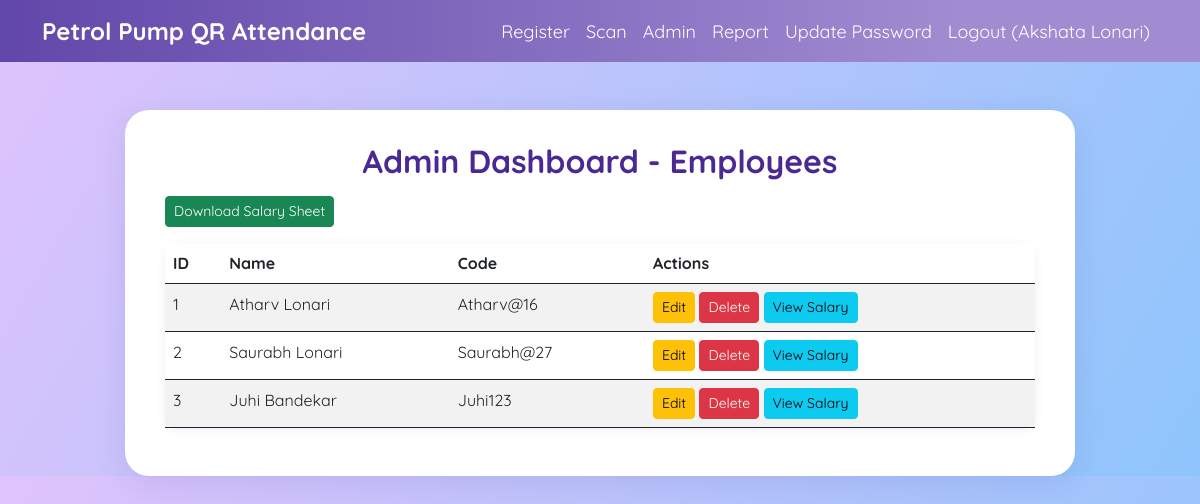
Page /admin (signed in) on the committed database.
### models.py (models this page shows)
class Employee(db.Model):
    id = db.Column(db.Integer, primary_key=True)
    name = db.Column(db.String(100), nullable=False)
    emp_code = db.Column(db.String(20), unique=True, nullable=False)
    qr_data = db.Column(db.String(150), unique=True, nullable=False)
    daily_salary = db.Column(db.Float, nullable=False, default=500)

### app.py (the view)
@app.route('/admin')
@admin_required
def admin_dashboard():
    employees = Employee.query.all()
    current_month = datetime.date.today().strftime('%Y-%m')
    return render_template('admin.html', employees=employees, current_month=current_month)

### app.py (called while the page is built)
def admin_required(f):
    @wraps(f)
    def decorated_function(*args, **kwargs):
        if not session.get('admin'):
            return redirect(url_for('login'))
        return f(*args, **kwargs)
    return decorated_function

### templates/admin.html (shortened to what this page needs)
<!DOCTYPE html>
<html>
<head>
  <link href="https://cdn.jsdelivr.net/npm/bootstrap@5.3.0/dist/css/bootstrap.min.css" rel="stylesheet">
  <link rel="stylesheet" href="{{ url_for('static', filename='style.css') }}">
</head>
<body>
  <nav class="navbar navbar-expand-lg navbar-custom mb-4">
    <div class="container">
      <a class="navbar-brand" href="/">Petrol Pump QR Attendance</a>
      <div class="collapse navbar-collapse" id="navbarNav">
        <ul class="navbar-nav ms-auto">
          <li class="nav-item"><a class="nav-link" href="/register">Register</a></li>
          <li class="nav-item"><a class="nav-link" href="/scan">Scan</a></li>
          {% if session.get('admin') %}
            <li class="nav-item"><a class="nav-link" href="/admin">Admin</a></li>
            <li class="nav-item"><a class="nav-link" href="/report">Report</a></li>
            <li class="nav-item"><a class="nav-link" href="/update_password">Update Password</a></li>
            <li class="nav-item"><a class="nav-link" href="/logout">Logout ({{ session['admin'] }})</a></li>
          {% else %}
            <li class="nav-item"><a class="nav-link" href="/login">Admin Login</a></li>
          {% endif %}
        </ul>
      </div>
    </div>
  </nav>
  <div class="container mt-5">
    <div class="row justify-content-center">
      <div class="col-md-10 custom-card">
        <h2 class="page-title text-center">Admin Dashboard - Employees</h2>
        <form method="GET" action="/download_salary_sheet" class="d-inline mb-3">
          <button type="submit" class="btn btn-success btn-sm">Download Salary Sheet</button>
        </form>
        <table class="table table-custom table-striped mt-3">
          <thead>
            <tr><th>ID</th><th>Name</th><th>Code</th><th>Actions</th></tr>
          </thead>
          <tbody>
            {% for e in employees %}
                <tr>
                    <td>{{ e.id }}</td>
                    <td>{{ e.name }}</td>
                    <td>{{ e.emp_code }}</td>
                    <td>
                      <a href="/edit_employee/{{ e.emp_code }}" class="btn btn-warning btn-sm">Edit</a>
                      <a href="/delete_employee/{{ e.emp_code }}" class="btn btn-danger btn-sm" onclick="return confirm('Are you sure you want to delete this employee?');">Delete</a>
                      <a href="/salary?emp_code={{ e.emp_code }}&month={{ current_month }}" class="btn btn-info btn-sm">View Salary</a>
                    </td>
                </tr>
            {% endfor %}
          </tbody>
        </table>
      </div>
    </div>
  </div>
</body>
</html>

### static/style.css (style rules this page uses)
body { background: linear-gradient(120deg, #e0c3fc 0%, #8ec5fc 100%); font-family: "Quicksand", sans-serif; }
.custom-card { background: #fff; border-radius: 24px; box-shadow: 0 8px 32px 0 rgba(31,38,135,0.10); padding: 2rem 2.5rem; }
.page-title { font-weight: 700; color: #4b2992; margin-bottom: 1rem; }
.table-custom { background: #fff; border-radius: 16px; border: none; box-shadow: 0 2px 8px rgba(97, 71, 170, .10); }
.navbar-custom { background: linear-gradient(90deg, #6247aa, #a18cd1 80%); }
.navbar-brand { color: #fff !important; font-weight: bold; font-size: 24px; }
.nav-link { color: #fff !important; font-size: 18px; }

### rows in the picture
Employee: id "1", name "Atharv Lonari", emp_code "Atharv@16"
Employee: id "2", name "Saurabh Lonari", emp_code "Saurabh@27"
Employee: id "3", name "Juhi Bandekar", emp_code "Juhi123"

### other values in the picture
{{ session['admin'] }} "Akshata Lonari"
